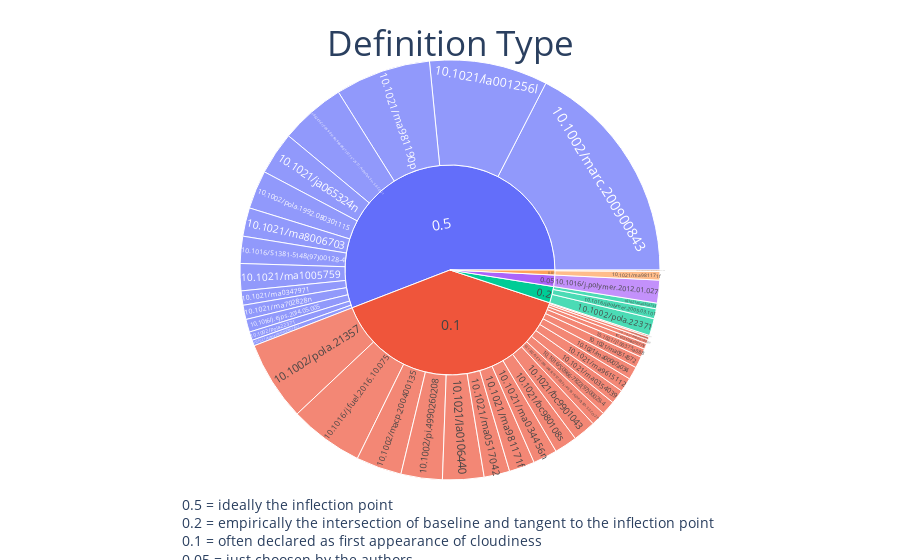

The code cell stored with this chart in its notebook:
### Code cell
# two sunburst charts to show which definitions for the cloud point are set how many times
# we create the list of the different definitions and their counts

fig = px.sunburst(raw_df, path=["def_type","reference"])
fig.update_layout(
    font_size=14,
    title={
        'text': "Definition Type",
        'y':0.9,
        'x':0.5,
        "font_size":35,
        'xanchor': 'center',
        'yanchor': 'bottom'},
)
description = "0.5 = ideally the inflection point <br>" \
              "0.2 = empirically the intersection of baseline and tangent to the inflection point <br>" \
              "0.1 = often declared as first appearance of cloudiness <br>" \
              "0.05 = just chosen by the authors <br>" \
              "0.01 = found to be the first the onset value specifically determined through DSC"

fig.add_annotation(text=description,
                    align='left',
                    showarrow=False,
                    yanchor="bottom",
                    xref='paper',
                    yref='paper',
                    x=0.5,
                    y=-.26,

                    borderwidth=1)
fig.show()
# print("Not printing the plot to save resources.")

### Figure 1 — Plotly figure (JSON) as saved in the notebook; plotly's stock layout.template omitted (floating-point values rounded to 4 significant figures)
{"data": [{"branchvalues": "total", "domain": {"x": [0.0, 1.0], "y": [0.0, 1.0]}, "hovertemplate": "labels=%{label}<br>count=%{value}<br>parent=%{parent}<br>id=%{id}<extra></extra>", "ids": ["0.1/10.1002/(SICI)1099-0488(199703)35:4<595::AID-POLB7>3.0.CO;2-P", "0.5/10.1002/(SICI)1099-0518(19990801)37:15<2977::AID-POLA31>3.0.CO;2-I", "0.1/10.1002/macp.200400135", "0.5/10.1002/marc.200900843", "0.1/10.1002/pi.4990260208", "0.5/10.1002/pola.1992.080301115 ", "0.1/10.1002/pola.21357", "0.2/10.1002/pola.22371", "0.5/10.1002/pola.22371", "0.01/10.1016/S0032-3861%2899%2900513-3", "0.1/10.1016/S0966-7822(97)00029-4", "0.5/10.1016/S1381-5148(97)00128-4", "0.5/10.1016/j.ejps.2014.05.005", "0.1/10.1016/j.fuel.2016.10.075", "0.2/10.1016/j.polymer.2005.03.101", "0.05/10.1016/j.polymer.2012.01.027", "0.5/10.1021/acs.macromol.6b01451", "0.1/10.1021/bc980108s ", "0.1/10.1021/bc9901043", "0.1/10.1021/j100373a088", "0.5/10.1021/ja065324n", "0.5/10.1021/la001256l", "0.1/10.1021/la0106440", "0.1/10.1021/ma00007a034", "0.1/10.1021/ma001866s", "0.1/10.1021/ma034456n", "0.5/10.1021/ma0347971 ", "0.1/10.1021/ma0354039", "0.2/10.1021/ma0358733", "0.1/10.1021/ma048268o", "0.1/10.1021/ma0514572", "0.1/10.1021/ma0517042", "0.1/10.1021/ma070775t", "0.5/10.1021/ma1005759", "0.5/10.1021/ma702828n", "0.5/10.1021/ma8006703", "0.1/10.1021/ma9615112", "0.1/10.1021/ma980158s", "0.01/10.1021/ma981171f", "0.1/10.1021/ma981171f", "0.5/10.1021/ma981190p", "0.01", "0.05", "0.1", "0.2", "0.5"], "labels": ["10.1002/(SICI)1099-0488(199703)35:4<595::AID-POLB7>3.0.CO;2-P", "10.1002/(SICI)1099-0518(19990801)37:15<2977::AID-POLA31>3.0.CO;2-I", "10.1002/macp.200400135", "10.1002/marc.200900843", "10.1002/pi.4990260208", "10.1002/pola.1992.080301115 ", "10.1002/pola.21357", "10.1002/pola.22371", "10.1002/pola.22371", "10.1016/S0032-3861%2899%2900513-3", "10.1016/S0966-7822(97)00029-4", "10.1016/S1381-5148(97)00128-4", "10.1016/j.ejps.2014.05.005", "10.1016/j.fuel.2016.10.075", "10.1016/j.polymer.2005.03.101", "10.1016/j.polymer.2012.01.027", "10.1021/acs.macromol.6b01451", "10.1021/bc980108s ", "10.1021/bc9901043", "10.1021/j100373a088", "10.1021/ja065324n", "10.1021/la001256l", "10.1021/la0106440", "10.1021/ma00007a034", "10.1021/ma001866s", "10.1021/ma034456n", "10.1021/ma0347971 ", "10.1021/ma0354039", "10.1021/ma0358733", "10.1021/ma048268o", "10.1021/ma0514572", "10.1021/ma0517042", "10.1021/ma070775t", "10.1021/ma1005759", "10.1021/ma702828n", "10.1021/ma8006703", "10.1021/ma9615112", "10.1021/ma980158s", "10.1021/ma981171f", "10.1021/ma981171f", "10.1021/ma981190p", "0.01", "0.05", "0.1", "0.2", "0.5"], "name": "", "parents": ["0.1", "0.5", "0.1", "0.5", "0.1", "0.5", "0.1", "0.2", "0.5", "0.01", "0.1", "0.5", "0.5", "0.1", "0.2", "0.05", "0.5", "0.1", "0.1", "0.1", "0.5", "0.5", "0.1", "0.1", "0.1", "0.1", "0.5", "0.1", "0.2", "0.1", "0.1", "0.1", "0.1", "0.5", "0.5", "0.5", "0.1", "0.1", "0.01", "0.1", "0.5", "", "", "", "", ""], "values": [10, 46, 32, 159, 29, 27, 56, 12, 6, 1, 10, 19, 9, 52, 7, 16, 4, 16, 16, 6, 30, 83, 29, 9, 3, 17, 10, 10, 4, 2, 8, 18, 4, 19, 10, 20, 10, 1, 6, 18, 67, 7, 16, 356, 23, 509], "type": "sunburst"}], "layout": {"legend": {"tracegroupgap": 0}, "margin": {"t": 60}, "font": {"size": 14}, "title": {"font": {"size": 35}, "text": "Definition Type", "y": 0.9, "x": 0.5, "xanchor": "center", "yanchor": "bottom"}, "annotations": [{"align": "left", "borderwidth": 1, "showarrow": false, "text": "0.5 = ideally the inflection point <br>0.2 = empirically the intersection of baseline and tangent to the inflection point <br>0.1 = often declared as first appearance of cloudiness <br>0.05 = just choosen by the authors <br>0.01 = found to be the first the onset value specifically determined through DSC", "x": 0.5, "xref": "paper", "y": -0.26, "yanchor": "bottom", "yref": "paper"}]}}
